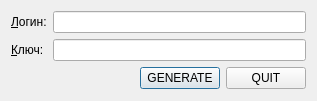
<?xml version="1.0" encoding="UTF-8"?>
<ui version="4.0">
 <class>Dialog</class>
 <widget class="QDialog" name="Dialog">
  <property name="geometry">
   <rect>
    <x>0</x>
    <y>0</y>
    <width>317</width>
    <height>101</height>
   </rect>
  </property>
  <property name="windowTitle">
   <string>Dialog</string>
  </property>
  <layout class="QGridLayout" name="gridLayout_2">
   <item row="0" column="0" colspan="3">
    <layout class="QGridLayout" name="gridLayout">
     <item row="0" column="0">
      <widget class="QLabel" name="label">
       <property name="text">
        <string>&amp;Логин:</string>
       </property>
       <property name="buddy">
        <cstring>lineEdit_login</cstring>
       </property>
      </widget>
     </item>
     <item row="0" column="1">
      <widget class="QLineEdit" name="lineEdit_login">
       <property name="text">
        <string/>
       </property>
      </widget>
     </item>
     <item row="1" column="0">
      <widget class="QLabel" name="label_2">
       <property name="text">
        <string>&amp;Ключ:</string>
       </property>
       <property name="buddy">
        <cstring>lineEdit_key</cstring>
       </property>
      </widget>
     </item>
     <item row="1" column="1">
      <widget class="QLineEdit" name="lineEdit_key">
       <property name="text">
        <string/>
       </property>
      </widget>
     </item>
    </layout>
   </item>
   <item row="1" column="0">
    <spacer name="horizontalSpacer_2">
     <property name="orientation">
      <enum>Qt::Horizontal</enum>
     </property>
     <property name="sizeHint" stdset="0">
      <size>
       <width>84</width>
       <height>20</height>
      </size>
     </property>
    </spacer>
   </item>
   <item row="1" column="2">
    <widget class="QPushButton" name="pushButton">
     <property name="text">
      <string>QUIT</string>
     </property>
    </widget>
   </item>
   <item row="1" column="1">
    <widget class="QPushButton" name="pushButton_2">
     <property name="text">
      <string>GENERATE</string>
     </property>
     <property name="default">
      <bool>true</bool>
     </property>
    </widget>
   </item>
  </layout>
 </widget>
 <tabstops>
  <tabstop>lineEdit_login</tabstop>
  <tabstop>lineEdit_key</tabstop>
 </tabstops>
 <resources/>
 <connections>
  <connection>
   <sender>pushButton</sender>
   <signal>clicked()</signal>
   <receiver>Dialog</receiver>
   <slot>reject()</slot>
   <hints>
    <hint type="sourcelabel">
     <x>275</x>
     <y>81</y>
    </hint>
    <hint type="destinationlabel">
     <x>292</x>
     <y>60</y>
    </hint>
   </hints>
  </connection>
  <connection>
   <sender>pushButton_2</sender>
   <signal>clicked()</signal>
   <receiver>Dialog</receiver>
   <slot>genKey()</slot>
   <hints>
    <hint type="sourcelabel">
     <x>172</x>
     <y>75</y>
    </hint>
    <hint type="destinationlabel">
     <x>129</x>
     <y>68</y>
    </hint>
   </hints>
  </connection>
 </connections>
 <slots>
  <slot>genKey()</slot>
 </slots>
</ui>
